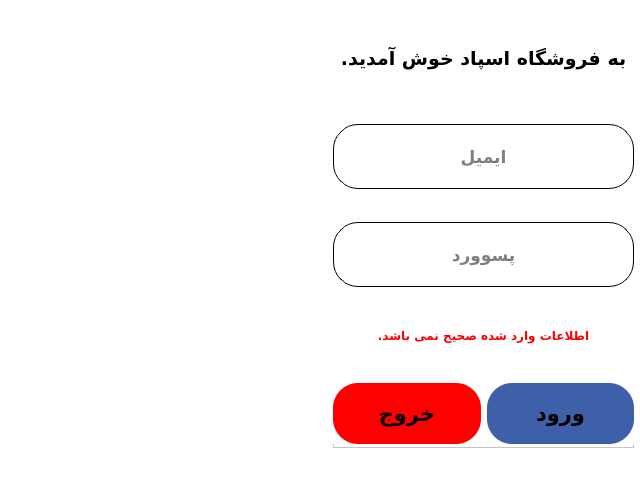
<?xml version="1.0" encoding="UTF-8"?>
<ui version="4.0">
 <class>Form</class>
 <widget class="QWidget" name="Form">
  <property name="geometry">
   <rect>
    <x>0</x>
    <y>0</y>
    <width>640</width>
    <height>480</height>
   </rect>
  </property>
  <property name="windowTitle">
   <string>Form</string>
  </property>
  <property name="styleSheet">
   <string notr="true">background-color: rgb(255, 255, 255);</string>
  </property>
  <widget class="QWidget" name="horizontalLayoutWidget">
   <property name="geometry">
    <rect>
     <x>0</x>
     <y>0</y>
     <width>641</width>
     <height>481</height>
    </rect>
   </property>
   <layout class="QHBoxLayout" name="horizontalLayout">
    <item>
     <widget class="QLabel" name="label">
      <property name="styleSheet">
       <string notr="true">border-image: url(:/images/4419038.jpg);</string>
      </property>
      <property name="text">
       <string/>
      </property>
     </widget>
    </item>
    <item>
     <widget class="QFrame" name="frame">
      <property name="frameShape">
       <enum>QFrame::StyledPanel</enum>
      </property>
      <property name="frameShadow">
       <enum>QFrame::Raised</enum>
      </property>
      <widget class="QWidget" name="verticalLayoutWidget">
       <property name="geometry">
        <rect>
         <x>-1</x>
         <y>-1</y>
         <width>321</width>
         <height>481</height>
        </rect>
       </property>
       <layout class="QVBoxLayout" name="verticalLayout">
        <property name="leftMargin">
         <number>10</number>
        </property>
        <property name="rightMargin">
         <number>10</number>
        </property>
        <item>
         <widget class="QLabel" name="label_2">
          <property name="maximumSize">
           <size>
            <width>16777215</width>
            <height>65</height>
           </size>
          </property>
          <property name="font">
           <font>
            <family>Mikhak Bold</family>
            <pointsize>14</pointsize>
            <weight>75</weight>
            <bold>true</bold>
           </font>
          </property>
          <property name="text">
           <string>به فروشگاه اسپاد خوش آمدید.</string>
          </property>
          <property name="alignment">
           <set>Qt::AlignCenter</set>
          </property>
         </widget>
        </item>
        <item>
         <widget class="QLineEdit" name="lineEdit">
          <property name="minimumSize">
           <size>
            <width>0</width>
            <height>65</height>
           </size>
          </property>
          <property name="font">
           <font>
            <family>Mikhak Bold</family>
            <pointsize>13</pointsize>
            <weight>75</weight>
            <bold>true</bold>
           </font>
          </property>
          <property name="styleSheet">
           <string notr="true">border-radius: 25px;
border: 1px solid black;</string>
          </property>
          <property name="alignment">
           <set>Qt::AlignCenter</set>
          </property>
          <property name="placeholderText">
           <string>ایمیل</string>
          </property>
         </widget>
        </item>
        <item>
         <widget class="QLineEdit" name="lineEdit_2">
          <property name="minimumSize">
           <size>
            <width>0</width>
            <height>65</height>
           </size>
          </property>
          <property name="font">
           <font>
            <family>Mikhak Bold</family>
            <pointsize>13</pointsize>
            <weight>75</weight>
            <bold>true</bold>
           </font>
          </property>
          <property name="styleSheet">
           <string notr="true">border-radius: 25px;
border: 1px solid black;</string>
          </property>
          <property name="alignment">
           <set>Qt::AlignCenter</set>
          </property>
          <property name="placeholderText">
           <string>پسوورد</string>
          </property>
         </widget>
        </item>
        <item>
         <widget class="QLabel" name="label_3">
          <property name="enabled">
           <bool>true</bool>
          </property>
          <property name="minimumSize">
           <size>
            <width>0</width>
            <height>20</height>
           </size>
          </property>
          <property name="maximumSize">
           <size>
            <width>16777215</width>
            <height>30</height>
           </size>
          </property>
          <property name="font">
           <font>
            <family>Mikhak Bold</family>
            <weight>75</weight>
            <bold>true</bold>
           </font>
          </property>
          <property name="styleSheet">
           <string notr="true">color: rgb(255, 0, 0);</string>
          </property>
          <property name="text">
           <string>اطلاعات وارد شده صحیح نمی باشد.</string>
          </property>
          <property name="alignment">
           <set>Qt::AlignCenter</set>
          </property>
         </widget>
        </item>
        <item>
         <widget class="QFrame" name="frame_2">
          <property name="maximumSize">
           <size>
            <width>16777215</width>
            <height>65</height>
           </size>
          </property>
          <property name="frameShape">
           <enum>QFrame::StyledPanel</enum>
          </property>
          <property name="frameShadow">
           <enum>QFrame::Raised</enum>
          </property>
          <widget class="QWidget" name="horizontalLayoutWidget_2">
           <property name="geometry">
            <rect>
             <x>0</x>
             <y>0</y>
             <width>301</width>
             <height>61</height>
            </rect>
           </property>
           <layout class="QHBoxLayout" name="horizontalLayout_3">
            <item>
             <widget class="QPushButton" name="pushButton_2">
              <property name="maximumSize">
               <size>
                <width>16777215</width>
                <height>65</height>
               </size>
              </property>
              <property name="font">
               <font>
                <family>Mikhak Bold</family>
                <pointsize>16</pointsize>
                <weight>75</weight>
                <bold>true</bold>
               </font>
              </property>
              <property name="styleSheet">
               <string notr="true">
QPushButton{
border-radius: 25px;
background-color: rgb(255, 0, 0);
}

QPushButton:hover{
background-color: rgb(195, 37, 37);
}
QPushButton:pressed{
background-color: #e7e7e7; 
color: black;
}
</string>
              </property>
              <property name="text">
               <string>خروج</string>
              </property>
             </widget>
            </item>
            <item>
             <widget class="QPushButton" name="pushButton">
              <property name="maximumSize">
               <size>
                <width>16777215</width>
                <height>65</height>
               </size>
              </property>
              <property name="font">
               <font>
                <family>Mikhak Bold</family>
                <pointsize>16</pointsize>
                <weight>75</weight>
                <bold>true</bold>
               </font>
              </property>
              <property name="styleSheet">
               <string notr="true">QPushButton{
border-radius: 25px;
background-color: rgb(62, 96, 168);
}

QPushButton:hover{
background-color: rgb(51, 80, 138);
}
QPushButton:pressed{
background-color: #e7e7e7; 
color: black;
}
</string>
              </property>
              <property name="text">
               <string>ورود</string>
              </property>
             </widget>
            </item>
           </layout>
          </widget>
         </widget>
        </item>
       </layout>
      </widget>
     </widget>
    </item>
   </layout>
  </widget>
 </widget>
 <resources>
  <include location="res.qrc"/>
 </resources>
 <connections/>
</ui>
